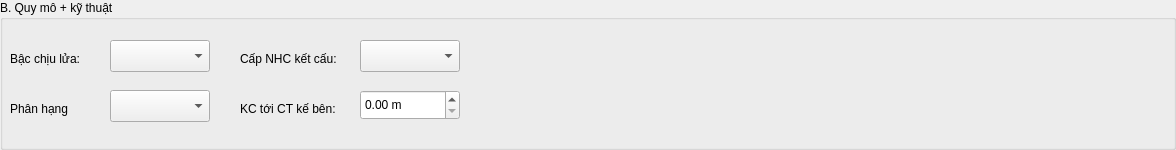
            <widget class="QGroupBox" name="ks_gb_B">
             <property name="title">
              <string>B. Quy mô + kỹ thuật</string>
             </property>
             <widget class="QLabel" name="ks_lbl_bcl">
              <property name="geometry">
               <rect>
                <x>10</x>
                <y>50</y>
                <width>72</width>
                <height>17</height>
               </rect>
              </property>
              <property name="text">
               <string>Bậc chịu lửa:</string>
              </property>
             </widget>
             <widget class="QComboBox" name="ks_bac_chiu_lua">
              <property name="geometry">
               <rect>
                <x>110</x>
                <y>40</y>
                <width>100</width>
                <height>32</height>
               </rect>
              </property>
              <property name="maximumSize">
               <size>
                <width>200</width>
                <height>16777215</height>
               </size>
              </property>
             </widget>
             <widget class="QLabel" name="ks_lbl_cap_nhc">
              <property name="geometry">
               <rect>
                <x>240</x>
                <y>50</y>
                <width>102</width>
                <height>17</height>
               </rect>
              </property>
              <property name="text">
               <string>Cấp NHC kết cấu:</string>
              </property>
             </widget>
             <widget class="QComboBox" name="ks_cap_nhc">
              <property name="geometry">
               <rect>
                <x>360</x>
                <y>40</y>
                <width>100</width>
                <height>32</height>
               </rect>
              </property>
              <property name="maximumSize">
               <size>
                <width>200</width>
                <height>16777215</height>
               </size>
              </property>
             </widget>
             <widget class="QLabel" name="ks_lbl_hang_nh">
              <property name="geometry">
               <rect>
                <x>10</x>
                <y>100</y>
                <width>151</width>
                <height>17</height>
               </rect>
              </property>
              <property name="text">
               <string>Phân hạng</string>
              </property>
             </widget>
             <widget class="QComboBox" name="ks_hang_nguy_hiem">
              <property name="geometry">
               <rect>
                <x>110</x>
                <y>90</y>
                <width>100</width>
                <height>32</height>
               </rect>
              </property>
              <property name="maximumSize">
               <size>
                <width>200</width>
                <height>16777215</height>
               </size>
              </property>
             </widget>
             <widget class="QLabel" name="ks_lbl_kc">
              <property name="geometry">
               <rect>
                <x>240</x>
                <y>100</y>
                <width>99</width>
                <height>17</height>
               </rect>
              </property>
              <property name="text">
               <string>KC tới CT kế bên:</string>
              </property>
             </widget>
             <widget class="QDoubleSpinBox" name="ks_kc_ct_ke_ben">
              <property name="geometry">
               <rect>
                <x>360</x>
                <y>90</y>
                <width>100</width>
                <height>30</height>
               </rect>
              </property>
              <property name="maximumSize">
               <size>
                <width>200</width>
                <height>16777215</height>
               </size>
              </property>
              <property name="suffix">
               <string> m</string>
              </property>
              <property name="maximum">
               <double>9999.000000000000000</double>
              </property>
             </widget>
             <widget class="QCheckBox" name="ks_xe_cc_tiep_can">
              <property name="geometry">
               <rect>
                <x>10</x>
                <y>150</y>
                <width>281</width>
                <height>17</height>
               </rect>
              </property>
              <property name="text">
               <string>Đường giao thông xe cứu hỏa tiếp cận được</string>
              </property>
              <property name="checked">
               <bool>true</bool>
              </property>
             </widget>
             <widget class="QSpinBox" name="ks_so_nguoi_du_kien">
              <property name="geometry">
               <rect>
                <x>180</x>
                <y>193</y>
                <width>100</width>
                <height>30</height>
               </rect>
              </property>
              <property name="maximumSize">
               <size>
                <width>200</width>
                <height>16777215</height>
               </size>
              </property>
              <property name="maximum">
               <number>999999</number>
              </property>
             </widget>
             <widget class="QLabel" name="ks_lbl_so_nguoi">
              <property name="geometry">
               <rect>
                <x>10</x>
                <y>200</y>
                <width>161</width>
                <height>17</height>
               </rect>
              </property>
              <property name="text">
               <string>Số người trong công trình:</string>
              </property>
             </widget>
             <property name="geometry">
              <rect>
               <x>12</x>
               <y>170</y>
               <width>1176</width>
               <height>150</height>
              </rect>
             </property>
            </widget>
